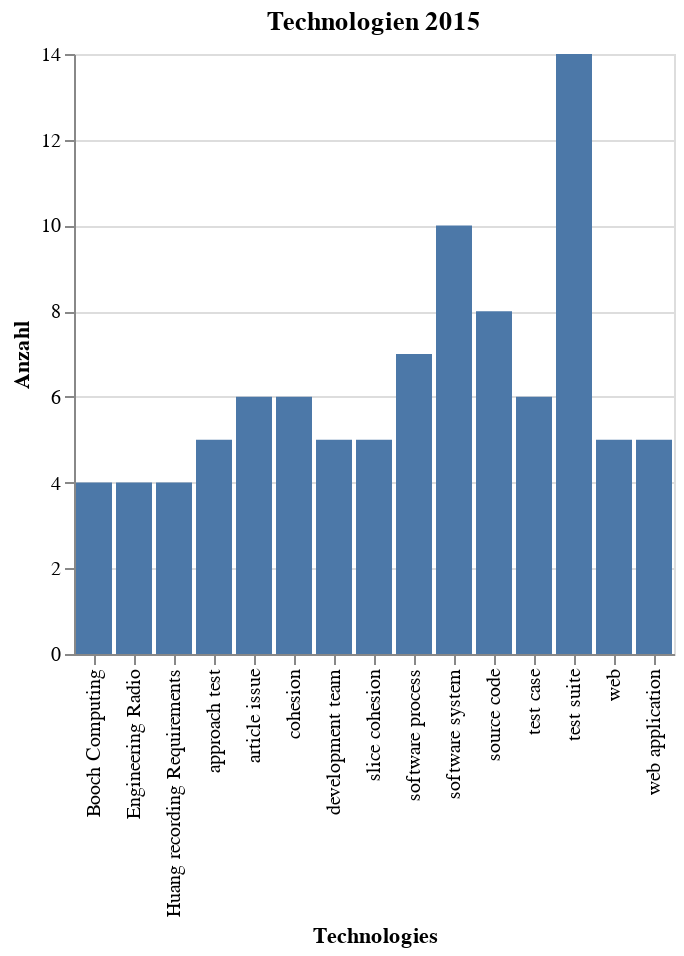

The code cell stored with this chart in its notebook:
### Markdown cell above
### Balkendiagramm 2015

### Code cell
year = 2015
d = data_words[year].nlargest(anzahl_top_topics).sort_values(ascending=False)
source = pd.DataFrame({'Technologies': d.index,
                            'Anzahl': d})
alt.Chart(source).mark_bar().encode(
        x='Technologies:O',
        y='Anzahl:Q'
    ).properties(
    title=f'Technologien {year}')

### Figure 1 — Vega-Lite specification as saved in the notebook (floating-point values rounded to 4 significant figures)
{"config": {"view": {"continuousWidth": 400, "continuousHeight": 300}}, "data": {"name": "data-6ca8c307313fcfa875d34895d86e8bac"}, "mark": "bar", "encoding": {"x": {"type": "ordinal", "field": "Technologies"}, "y": {"type": "quantitative", "field": "Anzahl"}}, "title": "Technologien 2015", "$schema": "https://vega.github.io/schema/vega-lite/v4.8.1.json", "datasets": {"data-6ca8c307313fcfa875d34895d86e8bac": [{"Technologies": "test suite", "Anzahl": 14}, {"Technologies": "software system", "Anzahl": 10}, {"Technologies": "source code", "Anzahl": 8}, {"Technologies": "software process", "Anzahl": 7}, {"Technologies": "test case", "Anzahl": 6}, {"Technologies": "cohesion", "Anzahl": 6}, {"Technologies": "article issue", "Anzahl": 6}, {"Technologies": "web application", "Anzahl": 5}, {"Technologies": "web", "Anzahl": 5}, {"Technologies": "slice cohesion", "Anzahl": 5}, {"Technologies": "development team", "Anzahl": 5}, {"Technologies": "approach test", "Anzahl": 5}, {"Technologies": "Huang recording Requirements", "Anzahl": 4}, {"Technologies": "Engineering Radio", "Anzahl": 4}, {"Technologies": "Booch Computing", "Anzahl": 4}]}}
